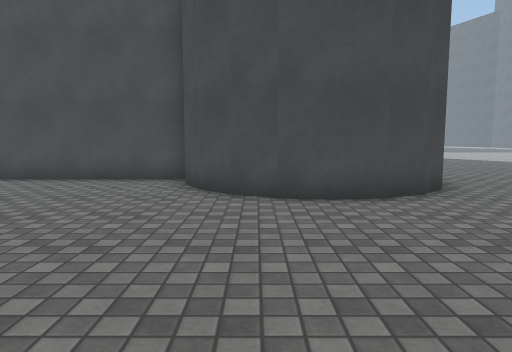
View 1 (above)

17 first-person views from a walk through a 3-D level made in the Unity game engine. The camera is 1.2 m above the floor, tilts 6° down and sees 70° across. The floor is counted in squares, 1 m on a side. Each view is taken from the middle of a square. On the plan, view 1 faces up. The plan holds only what a view shows up to about 15 squares ahead; the rest is blank. The place goes on beyond the plan. The player character is not drawn. Surface patterns are stand-ins for the level's own textures.

View 2
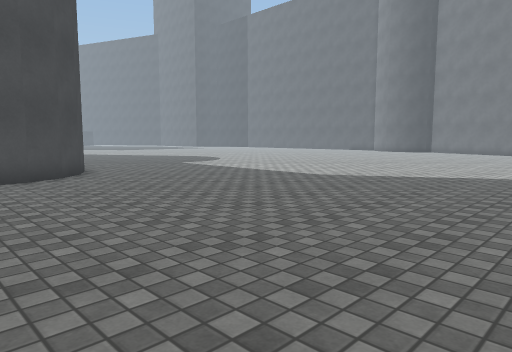

View 3
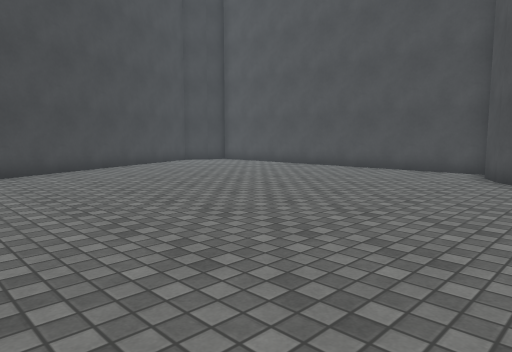

View 4
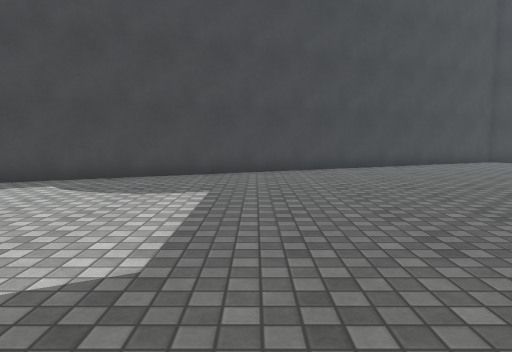

View 5
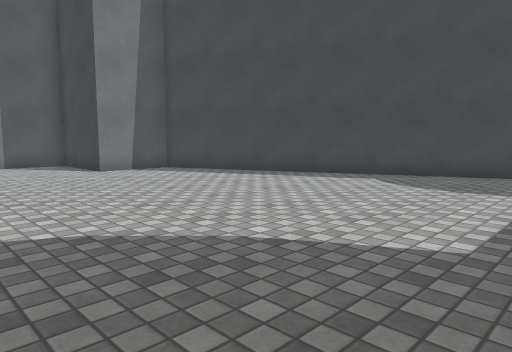

View 6
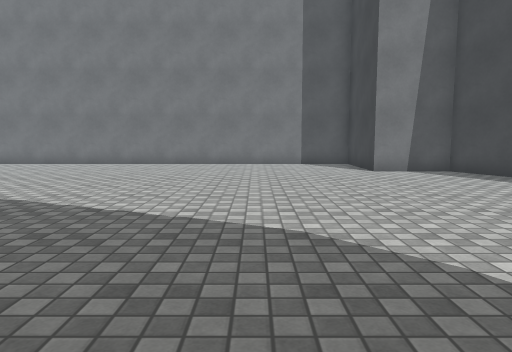

View 7
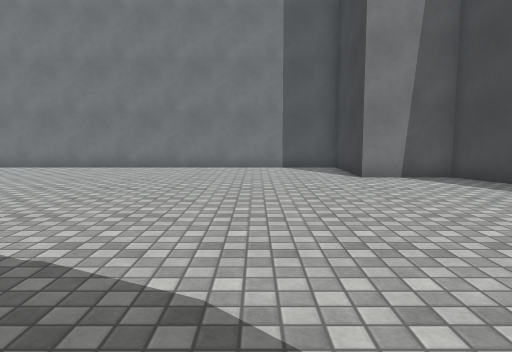

View 8
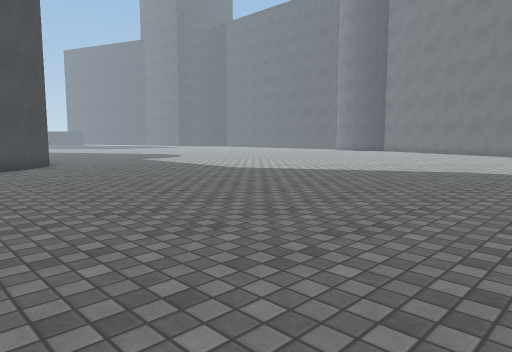

View 9
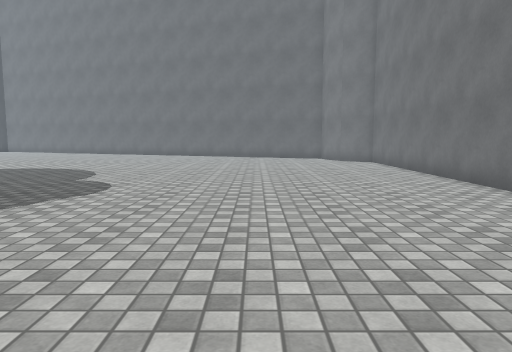

View 10
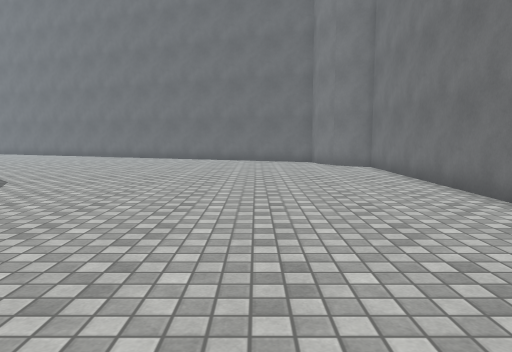

View 11
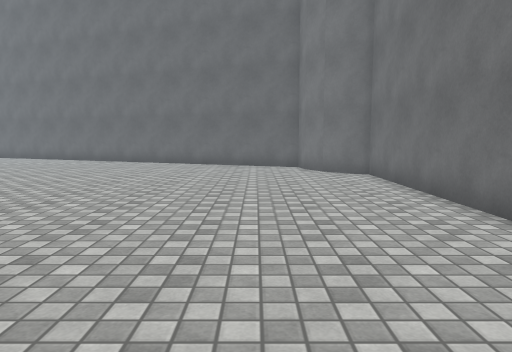

View 12
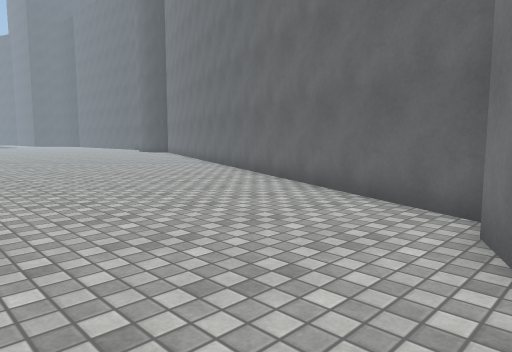

View 13
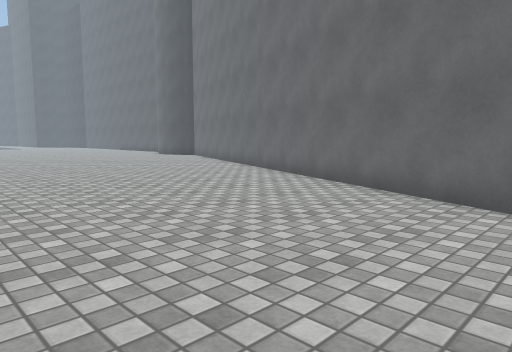

View 14
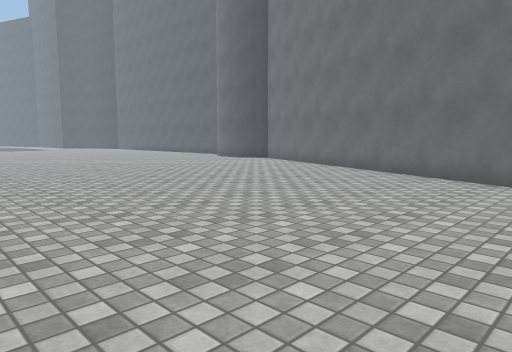

View 15
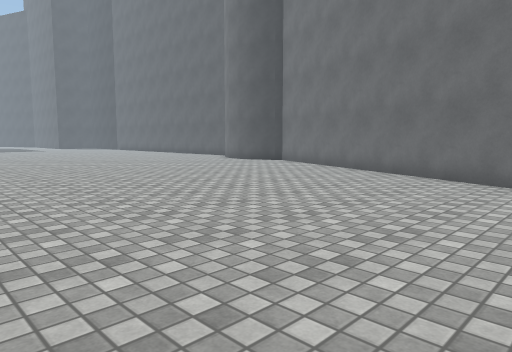

View 16
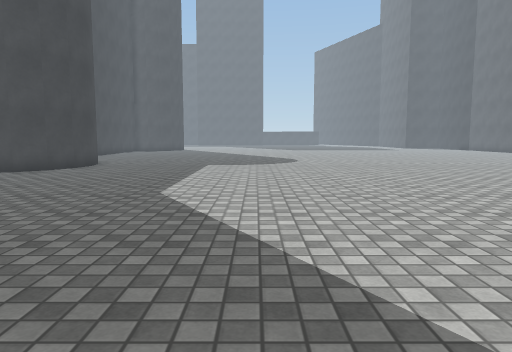

View 17
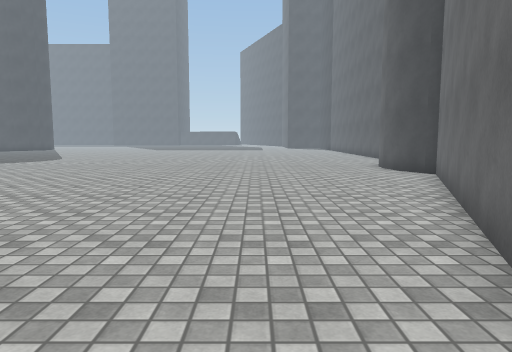

### Floor plan
Key: @ floor where view 1 was taken; # wall or solid block; . floor; O other object.
Columns run from 13 left of view 1 to 29 right of it. Each row starts with its distance up from view 1.
 10       .....O      O........................
  9      ......OO    OO........................
  8     ........OO  OO.........................
  7 .. ..........OOOO..........................
  6 ...........................................
  5 ...........................................
  4 ...........................................
  3 #.........................................#
  2 #.........................................#
  1 #.........................................#
  0 ##...........@...........................##
 -1  #.......................................#
 -2  ##.....................................##
 -3   #.....................................#
 -4   ##....................................#
 -5    #...................................##
 -6    ##..................................#
 -7     #.................................##
 -8     #.................................#
 -9     ##...............................##
-10      #...............................#
-11      ##..............................#
-12       #.............................##
-13       ##............................#
-14        #...........................##
-15        ##..........................#
-16         ####.......................#
-17            #......................##
-18            #....................###
-19            #...................##
-20            #####################

Positions as (right, up) in squares from view 1, and headings:
1: (0, 0), facing up
2: (0, -4), facing up-right
3: (1, -3), facing up-left
4: (2, -3), facing left
5: (3, -3), facing down-left
6: (2, -3), facing down
7: (1, -5), facing down
8: (0, -8), facing up-right
9: (0, -14), facing right
10: (3, -15), facing right
11: (6, -16), facing right
12: (15, -19), facing up-right
13: (16, -14), facing up-right
14: (15, -8), facing up-right
15: (16, -6), facing up-right
16: (12, -5), facing up
17: (25, -5), facing up
